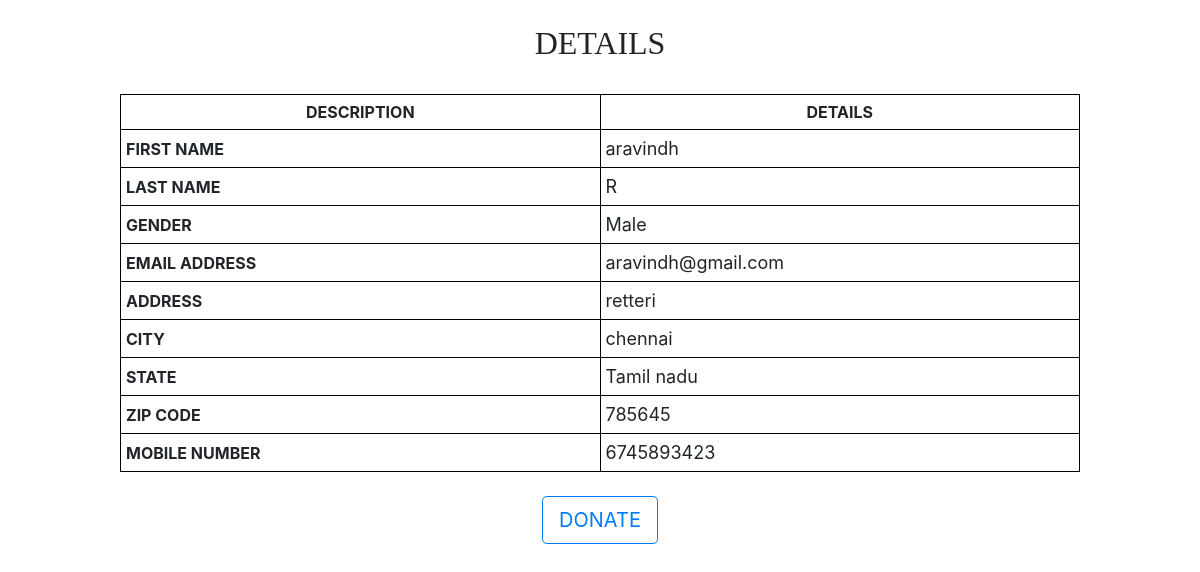
The app's page /next1.php (signed in) with its own data.
### tables this page shows
CREATE TABLE `donar` (
  `fname` varchar(30) NOT NULL,
  `lname` varchar(30) NOT NULL,
  `gender` varchar(20) NOT NULL,
  `email` varchar(50) NOT NULL,
  `address` varchar(50) NOT NULL,
  `city` varchar(50) NOT NULL,
  `state` varchar(50) NOT NULL,
  `zip` varchar(20) NOT NULL,
  `mobile` varchar(25) NOT NULL,
  `password` varchar(50) NOT NULL,
  `cpassword` varchar(50) NOT NULL,
  `ftype` varchar(30) NOT NULL,
  `location` varchar(50) NOT NULL,
  `status` varchar(50) NOT NULL
);

### next1.php (the view, shortened to what this page needs)
<!DOCTYPE html>
<html lang="en">
<head>
    <link rel="stylesheet" href="https://stackpath.bootstrapcdn.com/bootstrap/4.4.1/css/bootstrap.min.css">
</head>
<body>
<?php
$link = new mysqli("localhost","root","","eg");
        $ss=$_SESSION["email"];
       $sql = "SELECT `fname`,`lname`,`gender`,`email`,`address`,`city`,`state`,`zip`,`mobile` FROM `donar` WHERE `email`='$ss' ";
       $retval = mysqli_query( $link, $sql );
     while($row = mysqli_fetch_array($retval)) {
      $fg = $row['email'];
?>
<br>
<center><h2 style="font-family:Times New Roman">DETAILS</h2></center><br>
<center>
    <table class="tg" style="table-layout:fixed; width:80%;">
        <thead>
       <tr>
         <td style="font-weight: bold;text-align: center">DESCRIPTION</td>
         <td style="font-weight: bold ;text-align: center" colspan="2">DETAILS</td>
       </tr>
       </thead>
       <tbody>
       <tr>
         <td style="font-weight: bold">FIRST NAME<br></td>
         <td  style="font-size:18px"colspan="2"><?php echo $row['fname'] ?> </td>
       </tr>
       <tr>
         <td style="font-weight: bold">LAST NAME</td>
         <td style="font-size:18px"colspan="2"> <?php echo $row['lname'] ?> </td>
       </tr>
       <tr>
         <td style="font-weight: bold">GENDER</td>
         <td  style="font-size:18px"colspan="2"><?php echo $row['gender'] ?> </td>
       </tr>
       <tr>
         <td style="font-weight: bold">EMAIL ADDRESS</td>
         <td  style="font-size:18px"colspan="2"><?php echo $fg ?> </td>
       </tr>
       <tr>
         <td style="font-weight: bold">ADDRESS</td>
         <td  style="font-size:18px"colspan="2"><?php echo $row['address'] ?> </td>
       </tr>
       <tr>
         <td style="font-weight: bold">CITY</td>
         <td  style="font-size:18px"colspan="2"><?php echo $row['city'] ?> </td>
       </tr>
       <tr>
         <td style="font-weight: bold">STATE</td>
         <td  style="font-size:18px"colspan="2"><?php echo $row['state'] ?> </td>
       </tr>
       <tr>
         <td style="font-weight: bold">ZIP CODE</td>
         <td  style="font-size:18px"colspan="2"><?php echo $row['zip'] ?> </td>
       </tr>
       <tr>
         <td style="font-weight: bold">MOBILE NUMBER</td>
         <td  style="font-size:18px"colspan="2"><?php echo $row['mobile'] ?> </td>
       </tr>
       <?php
    }
?>
</tbody>
</table><br>
</center>
<center><button onclick="location.href = 'donate.php';" id="button1" class="btn btn-outline-primary btn-lg" >DONATE</button></center>
</body>
</html>

### next1.php (style rules this page uses)
table, th, td { border: 1px solid black; border-collapse: collapse; width: 95%; }
th, td { padding: 5px; text-align: left; }

### records on screen
donar: fname "aravindh", lname "R", gender "Male", email "aravindh@gmail.com", address "retteri", city "chennai", state "Tamil nadu", zip "785645", mobile "6745893423"
